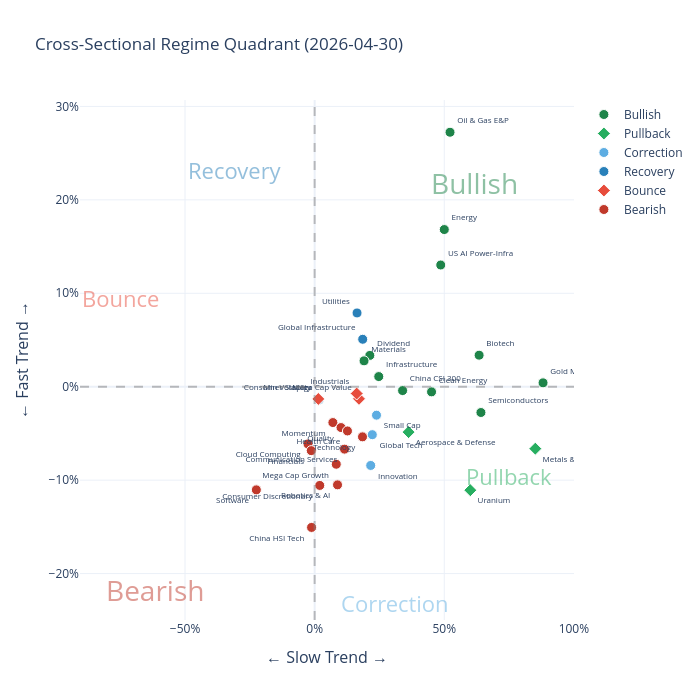

Notebook source saved alongside this figure:
### Code cell
# 사분면 산점도: X = Slow Trend, Y = Fast Trend
# 6 regimes: Pullback/Correction 같은 사분면, Bounce/Recovery 같은 사분면

TARGET_DATE = None  # 특정 날짜를 보려면 '2024-06-30' 등 입력, None이면 최신

if TARGET_DATE:
    target_ts = pd.Timestamp(TARGET_DATE)
    valid_dates = regime_df.index[regime_df.index <= target_ts]
    if len(valid_dates) == 0:
        raise ValueError(f'{TARGET_DATE} 이전 데이터가 없습니다.')
    plot_date = valid_dates[-1]
else:
    plot_date = regime_df.index[-1]

plot_regime = regime_df.loc[plot_date].dropna()
plot_fast = fast_ret.loc[plot_date].dropna()
plot_slow = slow_ret.loc[plot_date].dropna()

slow_label = f'Slow ({SLOW_WINDOW}M Return)'
fast_label = f'Fast ({FAST_WINDOW}M Return)'

scatter_data = pd.DataFrame({
    slow_label: plot_slow,
    fast_label: plot_fast,
    'Regime': plot_regime,
}).dropna()
scatter_data['Description'] = [TICKER_DESCRIPTIONS.get(t, t) for t in scatter_data.index]

# 사분면별 텍스트 방향
TEXTPOS_MAP = {
    'Bullish': 'top right',
    'Pullback': 'bottom right',
    'Correction': 'bottom right',
    'Bounce': 'top left',
    'Recovery': 'top left',
    'Bearish': 'bottom left',
}

# 첫 달(Pullback/Bounce)은 diamond, 2+달 및 나머지는 circle
MARKER_SYMBOL = {
    'Bullish': 'circle',
    'Pullback': 'diamond',
    'Correction': 'circle',
    'Bounce': 'diamond',
    'Recovery': 'circle',
    'Bearish': 'circle',
}

fig = go.Figure()

for regime_name in ALL_REGIMES:
    color = REGIME_COLORS[regime_name]
    mask = scatter_data['Regime'] == regime_name
    subset = scatter_data[mask]
    fig.add_trace(go.Scatter(
        x=subset[slow_label] if len(subset) > 0 else [None],
        y=subset[fast_label] if len(subset) > 0 else [None],
        mode='markers+text',
        name=regime_name,
        text=subset['Description'] if len(subset) > 0 else [None],
        textposition=TEXTPOS_MAP[regime_name],
        textfont=dict(size=8),
        marker=dict(size=10, color=color, symbol=MARKER_SYMBOL[regime_name],
                     line=dict(width=1, color='white')),
        hovertemplate='%{text}<br>' + f'{SLOW_WINDOW}M: ' + '%{x:.1%}<br>' + f'{FAST_WINDOW}M: ' + '%{y:.1%}<extra></extra>',
    ))

# 축선
fig.add_hline(y=0, line_dash='dash', line_color='gray', opacity=0.5)
fig.add_vline(x=0, line_dash='dash', line_color='gray', opacity=0.5)

# 사분면 라벨
x_range = max(abs(scatter_data[slow_label].min()), abs(scatter_data[slow_label].max()))
y_range = max(abs(scatter_data[fast_label].min()), abs(scatter_data[fast_label].max()))

annotations = [
    dict(x=x_range*0.7,  y=y_range*0.8,  text='Bullish', font=dict(size=28, color='rgba(30,132,73,0.5)'), showarrow=False),
    dict(x=-x_range*0.35, y=y_range*0.85, text='Recovery', font=dict(size=22, color='rgba(41,128,185,0.5)'), showarrow=False),
    dict(x=-x_range*0.85, y=y_range*0.35, text='Bounce', font=dict(size=22, color='rgba(231,76,60,0.5)'), showarrow=False),
    dict(x=x_range*0.85,  y=-y_range*0.35, text='Pullback', font=dict(size=22, color='rgba(39,174,96,0.5)'), showarrow=False),
    dict(x=x_range*0.35,  y=-y_range*0.85, text='Correction', font=dict(size=22, color='rgba(93,173,226,0.5)'), showarrow=False),
    dict(x=-x_range*0.7, y=-y_range*0.8, text='Bearish', font=dict(size=28, color='rgba(192,57,43,0.5)'), showarrow=False),
]

fig.update_layout(
    title=f'Cross-Sectional Regime Quadrant ({plot_date.date()})',
    xaxis_title=f'\u2190 Slow Trend \u2192',
    yaxis_title=f'\u2190 Fast Trend \u2192',
    xaxis=dict(tickformat='.0%', zeroline=True, title_font=dict(size=16)),
    yaxis=dict(tickformat='.0%', zeroline=True, title_font=dict(size=16)),
    annotations=annotations,
    template='plotly_white',
    height=700,
    width=700,
)
fig.show()
print(f'Date: {plot_date.date()}')

### Figure 1 — Plotly figure (JSON) as saved in the notebook; plotly's stock layout.template omitted (floating-point values rounded to 4 significant figures)
{"data": [{"hovertemplate": "%{text}<br>11M: %{x:.1%}<br>3M: %{y:.1%}<extra></extra>", "marker": {"color": "#1e8449", "line": {"color": "white", "width": 1}, "size": 10, "symbol": "circle"}, "mode": "markers+text", "name": "Bullish", "text": ["Semiconductors", "Biotech", "Oil & Gas E&P", "Infrastructure", "Dividend", "Gold Miners", "China CSI 300", "US AI Power-Infra", "Clean Energy", "Energy", "Materials"], "textfont": {"size": 8}, "textposition": "top right", "type": "scatter", "x": [0.6415, 0.6345, 0.5222, 0.2473, 0.2129, 0.8811, 0.3393, 0.4864, 0.451, 0.5001, 0.1906], "y": [-0.02761, 0.03375, 0.2723, 0.01084, 0.03348, 0.00414, -0.004141, 0.1303, -0.00551, 0.1682, 0.02769]}, {"hovertemplate": "%{text}<br>11M: %{x:.1%}<br>3M: %{y:.1%}<extra></extra>", "marker": {"color": "#27ae60", "line": {"color": "white", "width": 1}, "size": 10, "symbol": "diamond"}, "mode": "markers+text", "name": "Pullback", "text": ["Aerospace & Defense", "Metals & Mining", "Uranium"], "textfont": {"size": 8}, "textposition": "bottom right", "type": "scatter", "x": [0.3623, 0.8513, 0.6006], "y": [-0.04861, -0.0663, -0.1107]}, {"hovertemplate": "%{text}<br>11M: %{x:.1%}<br>3M: %{y:.1%}<extra></extra>", "marker": {"color": "#5dade2", "line": {"color": "white", "width": 1}, "size": 10, "symbol": "circle"}, "mode": "markers+text", "name": "Correction", "text": ["Innovation", "Small Cap", "Global Tech"], "textfont": {"size": 8}, "textposition": "bottom right", "type": "scatter", "x": [0.2162, 0.2386, 0.2224], "y": [-0.08428, -0.03048, -0.05134]}, {"hovertemplate": "%{text}<br>11M: %{x:.1%}<br>3M: %{y:.1%}<extra></extra>", "marker": {"color": "#2980b9", "line": {"color": "white", "width": 1}, "size": 10, "symbol": "circle"}, "mode": "markers+text", "name": "Recovery", "text": ["Global Infrastructure", "Consumer Staples", "Utilities"], "textfont": {"size": 8}, "textposition": "top left", "type": "scatter", "x": [0.1854, 0.01599, 0.1635], "y": [0.05077, -0.01388, 0.07894]}, {"hovertemplate": "%{text}<br>11M: %{x:.1%}<br>3M: %{y:.1%}<extra></extra>", "marker": {"color": "#e74c3c", "line": {"color": "white", "width": 1}, "size": 10, "symbol": "diamond"}, "mode": "markers+text", "name": "Bounce", "text": ["Mega Cap Value", "Min Volatility", "Industrials"], "textfont": {"size": 8}, "textposition": "top left", "type": "scatter", "x": [0.1711, 0.0141, 0.1621], "y": [-0.01301, -0.01311, -0.007313]}, {"hovertemplate": "%{text}<br>11M: %{x:.1%}<br>3M: %{y:.1%}<extra></extra>", "marker": {"color": "#c0392b", "line": {"color": "white", "width": 1}, "size": 10, "symbol": "circle"}, "mode": "markers+text", "name": "Bearish", "text": ["Software", "Mega Cap Growth", "Momentum", "Quality", "China HSI Tech", "Robotics & AI", "Cloud Computing", "Technology", "Communication Services", "Financials", "Health Care", "Consumer Discretionary"], "textfont": {"size": 8}, "textposition": "bottom left", "type": "scatter", "x": [-0.2249, 0.08345, 0.07036, 0.1017, -0.01186, 0.08824, -0.02562, 0.1846, 0.1152, -0.01305, 0.1266, 0.01969], "y": [-0.1104, -0.08299, -0.03837, -0.04371, -0.1506, -0.105, -0.06128, -0.05366, -0.06682, -0.0684, -0.04735, -0.1057]}], "layout": {"annotations": [{"font": {"color": "rgba(30,132,73,0.5)", "size": 28}, "showarrow": false, "text": "Bullish", "x": 0.6168, "y": 0.2179}, {"font": {"color": "rgba(41,128,185,0.5)", "size": 22}, "showarrow": false, "text": "Recovery", "x": -0.3084, "y": 0.2315}, {"font": {"color": "rgba(231,76,60,0.5)", "size": 22}, "showarrow": false, "text": "Bounce", "x": -0.7489, "y": 0.09532}, {"font": {"color": "rgba(39,174,96,0.5)", "size": 22}, "showarrow": false, "text": "Pullback", "x": 0.7489, "y": -0.09532}, {"font": {"color": "rgba(93,173,226,0.5)", "size": 22}, "showarrow": false, "text": "Correction", "x": 0.3084, "y": -0.2315}, {"font": {"color": "rgba(192,57,43,0.5)", "size": 28}, "showarrow": false, "text": "Bearish", "x": -0.6168, "y": -0.2179}], "height": 700, "shapes": [{"line": {"color": "gray", "dash": "dash"}, "opacity": 0.5, "type": "line", "x0": 0, "x1": 1, "xref": "x domain", "y0": 0, "y1": 0, "yref": "y"}, {"line": {"color": "gray", "dash": "dash"}, "opacity": 0.5, "type": "line", "x0": 0, "x1": 0, "xref": "x", "y0": 0, "y1": 1, "yref": "y domain"}], "title": {"text": "Cross-Sectional Regime Quadrant (2026-04-30)"}, "width": 700, "xaxis": {"tickformat": ".0%", "title": {"font": {"size": 16}, "text": "← Slow Trend →"}, "zeroline": true}, "yaxis": {"tickformat": ".0%", "title": {"font": {"size": 16}, "text": "← Fast Trend →"}, "zeroline": true}}}
